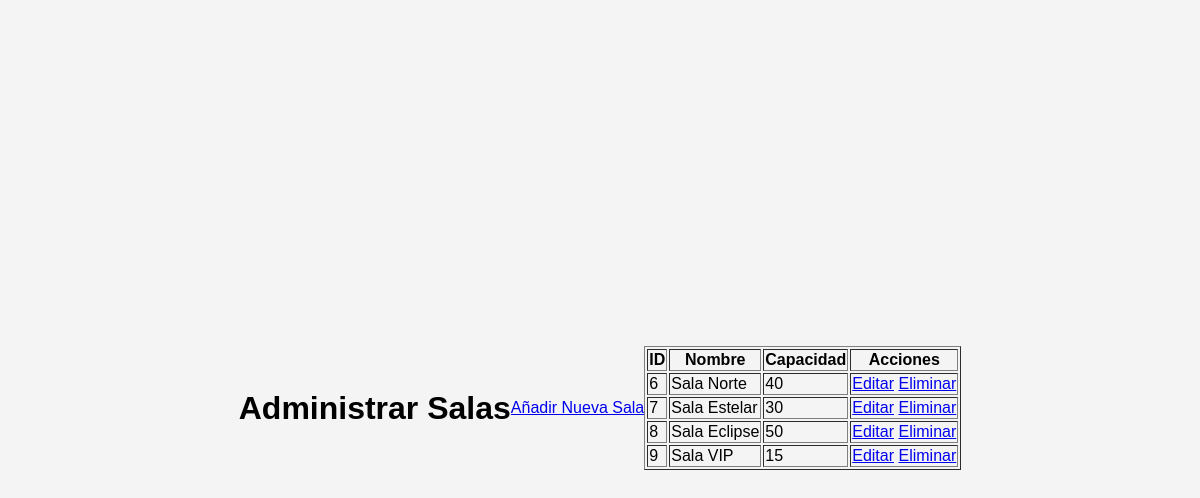
Screenshot of /admin/salas/index.php with the database file from the repository.
### tables this page shows
CREATE TABLE `salas` (
  `id_sala` bigint(20) NOT NULL,
  `nombre` varchar(50) NOT NULL,
  `capacidad` int(11) NOT NULL
);

### admin/salas/index.php (the view, shortened to what this page needs)
<?php
require_once "../../api/db.php";
$stmt = $pdo->query("SELECT * FROM salas");
$salas = $stmt->fetchAll(PDO::FETCH_ASSOC);
?>
<!DOCTYPE html>
<html lang="es">
<head>
    <link rel="stylesheet" href="../../assets/styles.css">
</head>
<body>
    <h1>Administrar Salas</h1>
    <a href="add_sala.php">Añadir Nueva Sala</a>
    <table border="1">
        <tr>
            <th>ID</th>
            <th>Nombre</th>
            <th>Capacidad</th>
            <th>Acciones</th>
        </tr>
        <?php foreach ($salas as $sala): ?>
            <tr>
                <td><?= $sala["id_sala"] ?></td>
                <td><?= $sala["nombre"] ?></td>
                <td><?= $sala["capacidad"] ?></td>
                <td>
                    <a href="edit_sala.php?id=<?= $sala['id_sala'] ?>">Editar</a>
                    <a href="delete_sala.php?id=<?= $sala['id_sala'] ?>" onclick="return confirm('¿Eliminar esta sala?')">Eliminar</a>
                </td>
            </tr>
        <?php endforeach; ?>
    </table>
</body>
</html>

### assets/styles.css (style rules this page uses)
body { font-family: Arial, sans-serif; background-color: #f4f4f4; display: flex; justify-content: center; align-items: center; height: 100vh; }

### rows the page displays
salas: id_sala "6", nombre "Sala Norte", capacidad "40"
salas: id_sala "7", nombre "Sala Estelar", capacidad "30"
salas: id_sala "8", nombre "Sala Eclipse", capacidad "50"
salas: id_sala "9", nombre "Sala VIP", capacidad "15"
